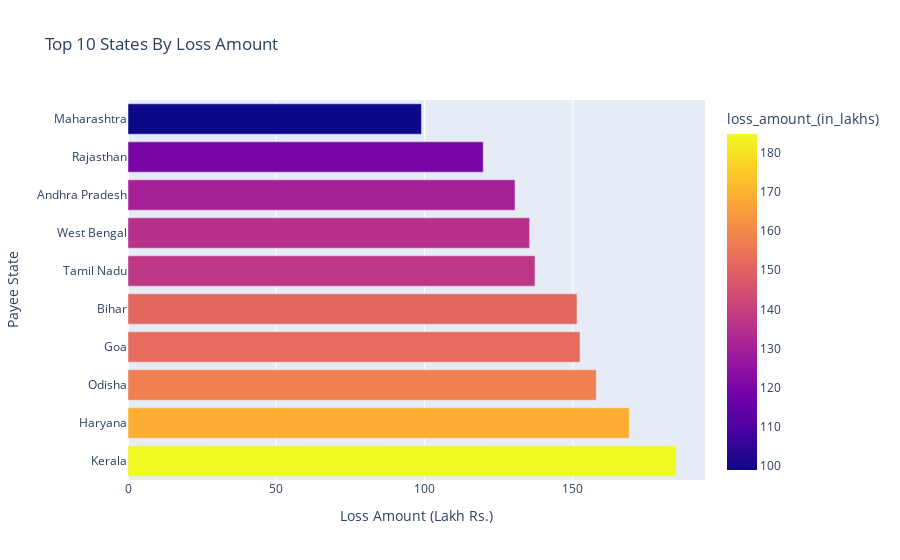

Notebook code cell kept with this figure:
### Code cell
df1 = df1.nlargest(n= 10, columns='loss_amount_(in_lakhs)').sort_values(by= 'loss_amount_(in_lakhs)', ascending= False)

bar_graph(
    dataset= df1,
    x= 'loss_amount_(in_lakhs)',
    y= 'payee_state',
    color= 'loss_amount_(in_lakhs)',
    title= 'Top 10 States By Loss Amount',
    xlabel= 'Loss Amount (Lakh Rs.)',
    ylabel= 'Payee State'
)

### Figure 1 — Plotly figure (JSON) as saved in the notebook; plotly's stock layout.template omitted (floating-point values rounded to 4 significant figures)
{"data": [{"alignmentgroup": "True", "hovertemplate": "loss_amount_(in_lakhs)=%{marker.color}<br>payee_state=%{y}<extra></extra>", "legendgroup": "", "marker": {"color": [184.8, 169.1, 157.9, 152.4, 151.4, 137.2, 135.4, 130.5, 119.8, 98.95], "coloraxis": "coloraxis", "pattern": {"shape": ""}}, "name": "", "offsetgroup": "", "orientation": "h", "showlegend": false, "textposition": "auto", "type": "bar", "x": [184.8, 169.1, 157.9, 152.4, 151.4, 137.2, 135.4, 130.5, 119.8, 98.95], "xaxis": "x", "y": ["Kerala", "Haryana", "Odisha", "Goa", "Bihar", "Tamil Nadu", "West Bengal", "Andhra Pradesh", "Rajasthan", "Maharashtra"], "yaxis": "y"}], "layout": {"barmode": "relative", "coloraxis": {"colorbar": {"title": {"text": "loss_amount_(in_lakhs)"}}, "colorscale": [[0, "#0d0887"], [0.1111, "#46039f"], [0.2222, "#7201a8"], [0.3333, "#9c179e"], [0.4444, "#bd3786"], [0.5556, "#d8576b"], [0.6667, "#ed7953"], [0.7778, "#fb9f3a"], [0.8889, "#fdca26"], [1, "#f0f921"]]}, "legend": {"tracegroupgap": 0}, "title": {"text": "Top 10 States By Loss Amount"}, "xaxis": {"anchor": "y", "domain": [0, 1], "title": {"text": "Loss Amount (Lakh Rs.)"}}, "yaxis": {"anchor": "x", "domain": [0, 1], "title": {"text": "Payee State"}}}}
